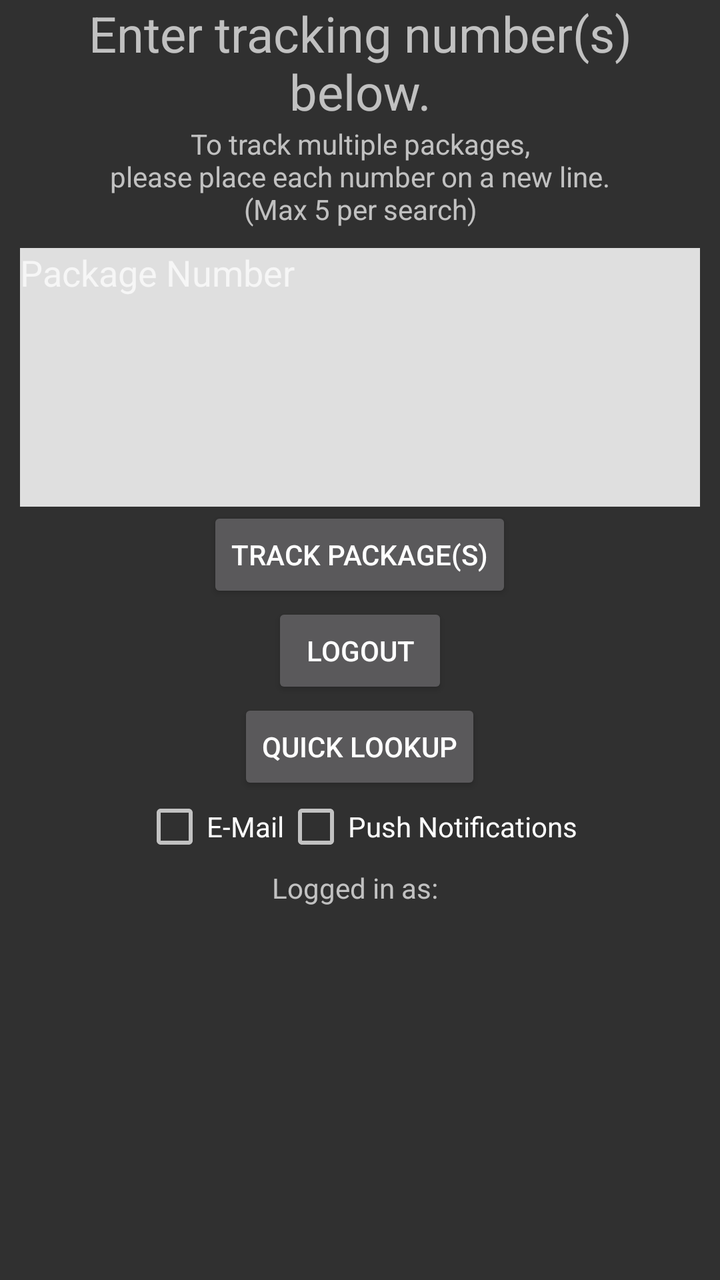
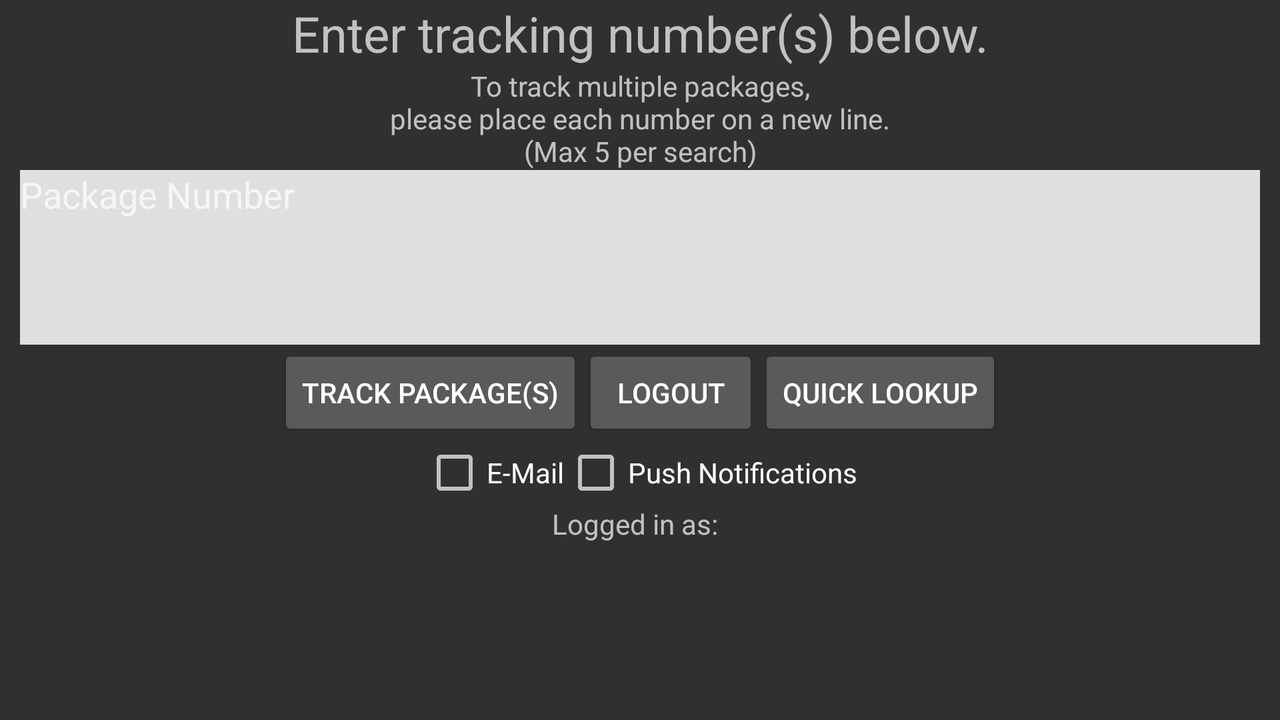

Compare how this app lays out the same screen by default and in its alternative resource folder. The renders come first, then the two layout files and the values they reference.
<!-- AndroidManifest.xml: application theme Theme.AppCompat -->
<!-- res/layout/activity_customerpage.xml -->
<?xml version="1.0" encoding="utf-8"?>
<RelativeLayout xmlns:android="http://schemas.android.com/apk/res/android"
    android:layout_width="match_parent"
    android:layout_height="match_parent"
    android:paddingLeft="10dp"
    android:paddingRight="10dp">

    <TextView
        android:id="@+id/userText"
        android:layout_width="match_parent"
        android:layout_height="wrap_content"
        android:textAlignment="center"
        android:textSize="12pt"
        android:text="@string/str_trackWelcome"/>

    <TextView
        android:id="@+id/MultiMessage"
        android:paddingBottom="10dp"
        android:layout_width="match_parent"
        android:layout_height="wrap_content"
        android:layout_below="@+id/userText"
        android:textAlignment="center"
        android:layout_centerVertical="true"
        android:text="@string/str_trackMult"/>

    <LinearLayout
        android:id="@+id/TextLayout"
        android:layout_width="match_parent"
        android:layout_height="wrap_content"
        android:layout_below="@+id/MultiMessage"
        android:orientation="vertical"
        android:weightSum="1">

        <EditText
            android:id="@+id/PackageEntry"
            android:layout_width="match_parent"
            android:layout_height="wrap_content"
            android:background="@color/lightGray"
            android:gravity="top"
            android:hint="@string/str_pkgNumber"
            android:inputType="textMultiLine"
            android:lines="6"
            android:textColor="@android:color/black" />

        <Button
            android:id="@+id/TrackButton"
            android:layout_width="wrap_content"
            android:layout_height="wrap_content"
            android:layout_gravity="center"
            android:text="@string/str_trackPckg" />

        <Button
            android:id="@+id/BackButton"
            android:layout_width="wrap_content"
            android:layout_height="wrap_content"
            android:layout_gravity="center"
            android:text="@string/str_logout" />

        <Button
            android:id="@+id/QuickLookupButton"
            android:layout_width="wrap_content"
            android:layout_height="wrap_content"
            android:layout_gravity="center"
            android:text="@string/str_quickLookup" />

    </LinearLayout>

    <LinearLayout
        android:id="@+id/userPrefs"
        android:layout_width="match_parent"
        android:layout_height="wrap_content"
        android:orientation="horizontal"
        android:layout_below="@id/TextLayout"
        android:gravity="center">

        <CheckBox
            android:id="@+id/email"
            android:layout_width="wrap_content"
            android:layout_height="wrap_content"
            android:text="@string/str_email"/>

        <CheckBox
            android:id="@+id/pushNotify"
            android:layout_width="wrap_content"
            android:layout_height="wrap_content"
            android:text="@string/str_push"/>

    </LinearLayout>

    <RelativeLayout
        android:id="@+id/logInfo"
        android:layout_width="match_parent"
        android:layout_height="wrap_content"
        android:layout_below="@+id/userPrefs"
        android:orientation="horizontal"
        android:gravity="center"
        android:paddingTop="5dp">

        <TextView
            android:id="@+id/logStatus"
            android:layout_width="wrap_content"
            android:layout_height="wrap_content"
            android:textAlignment="center"
            android:text="@string/str_userStatus" />

        <TextView
            android:id="@+id/userField"
            android:layout_width="wrap_content"
            android:layout_height="wrap_content"
            android:layout_toEndOf="@+id/logStatus"
            android:paddingStart="5dp"
            android:textAlignment="center"
            android:text=""/>

    </RelativeLayout>

</RelativeLayout>
<!-- resources referenced by this layout -->
<resources>
  <color name="lightGray">#dfdfdf</color>
  <string name="str_email">E-Mail</string>
  <string name="str_logout">Logout</string>
  <string name="str_pkgNumber">Package Number</string>
  <string name="str_push">Push Notifications</string>
  <string name="str_quickLookup">Quick Lookup</string>
  <string name="str_trackMult">To track multiple packages,\nplease place each number on a new line.\n(Max 5 per search)</string>
  <string name="str_trackPckg">Track Package(s)</string>
  <string name="str_trackWelcome">Enter tracking number(s) below.</string>
  <string name="str_userStatus">Logged in as: </string>
</resources>
<!-- res/layout-land/activity_customerpage.xml (the repository's variant of the layout above) -->
<!-- drawn on the phone turned sideways -->
<?xml version="1.0" encoding="utf-8"?>
<RelativeLayout xmlns:android="http://schemas.android.com/apk/res/android"
    android:layout_width="match_parent"
    android:layout_height="match_parent"
    android:paddingLeft="10dp"
    android:paddingRight="10dp">

    <TextView
        android:id="@+id/userText"
        android:layout_width="match_parent"
        android:layout_height="wrap_content"
        android:textAlignment="center"
        android:textSize="12pt"
        android:text="@string/str_trackWelcome"/>

    <TextView
        android:id="@+id/MultiMessage"
        android:layout_width="match_parent"
        android:layout_height="wrap_content"
        android:layout_below="@+id/userText"
        android:textAlignment="center"
        android:layout_centerVertical="true"
        android:text="@string/str_trackMult"/>

    <LinearLayout
        android:id="@+id/TextLayout"
        android:layout_width="match_parent"
        android:layout_height="wrap_content"
        android:orientation="vertical"
        android:weightSum="1"
        android:layout_below="@+id/MultiMessage">

        <EditText
            android:id="@+id/PackageEntry"
            android:inputType="textMultiLine"
            android:gravity="top"
            android:layout_width="match_parent"
            android:layout_height="wrap_content"
            android:lines="4"
            android:background="@color/lightGray"
            android:hint="@string/str_pkgNumber"
            android:textColor="@android:color/black"/>

    </LinearLayout>

    <LinearLayout
        android:id="@+id/buttonContainer"
        android:layout_width="match_parent"
        android:layout_height="wrap_content"
        android:layout_below="@id/TextLayout"
        android:orientation="horizontal"
        android:gravity="center">

        <Button
            android:id="@+id/TrackButton"
            android:layout_width="wrap_content"
            android:layout_height="wrap_content"
            android:layout_gravity="center"
            android:text="@string/str_trackPckg"/>

        <Button
            android:id="@+id/BackButton"
            android:layout_width="wrap_content"
            android:layout_height="wrap_content"
            android:layout_gravity="center"
            android:text="@string/str_logout"/>

        <Button
            android:id="@+id/QuickLookupButton"
            android:layout_width="wrap_content"
            android:layout_height="wrap_content"
            android:layout_gravity="center"
            android:text="@string/str_quickLookup"/>

    </LinearLayout>

    <LinearLayout
        android:id="@+id/userPrefs"
        android:layout_width="match_parent"
        android:layout_height="wrap_content"
        android:orientation="horizontal"
        android:layout_below="@id/buttonContainer"
        android:gravity="center">

        <CheckBox
            android:id="@+id/email"
            android:layout_width="wrap_content"
            android:layout_height="wrap_content"
            android:text="@string/str_email"/>

        <CheckBox
            android:id="@+id/pushNotify"
            android:layout_width="wrap_content"
            android:layout_height="wrap_content"
            android:text="@string/str_push"/>

    </LinearLayout>

    <RelativeLayout
        android:id="@+id/logInfo"
        android:layout_width="match_parent"
        android:layout_height="wrap_content"
        android:layout_below="@+id/userPrefs"
        android:orientation="horizontal"
        android:gravity="center">

        <TextView
            android:id="@+id/logStatus"
            android:layout_width="wrap_content"
            android:layout_height="wrap_content"
            android:textAlignment="center"
            android:text="@string/str_userStatus" />

        <TextView
            android:id="@+id/userField"
            android:layout_width="wrap_content"
            android:layout_height="wrap_content"
            android:layout_toEndOf="@+id/logStatus"
            android:paddingStart="5dp"
            android:textAlignment="center"
            android:text=""/>

    </RelativeLayout>

</RelativeLayout>
